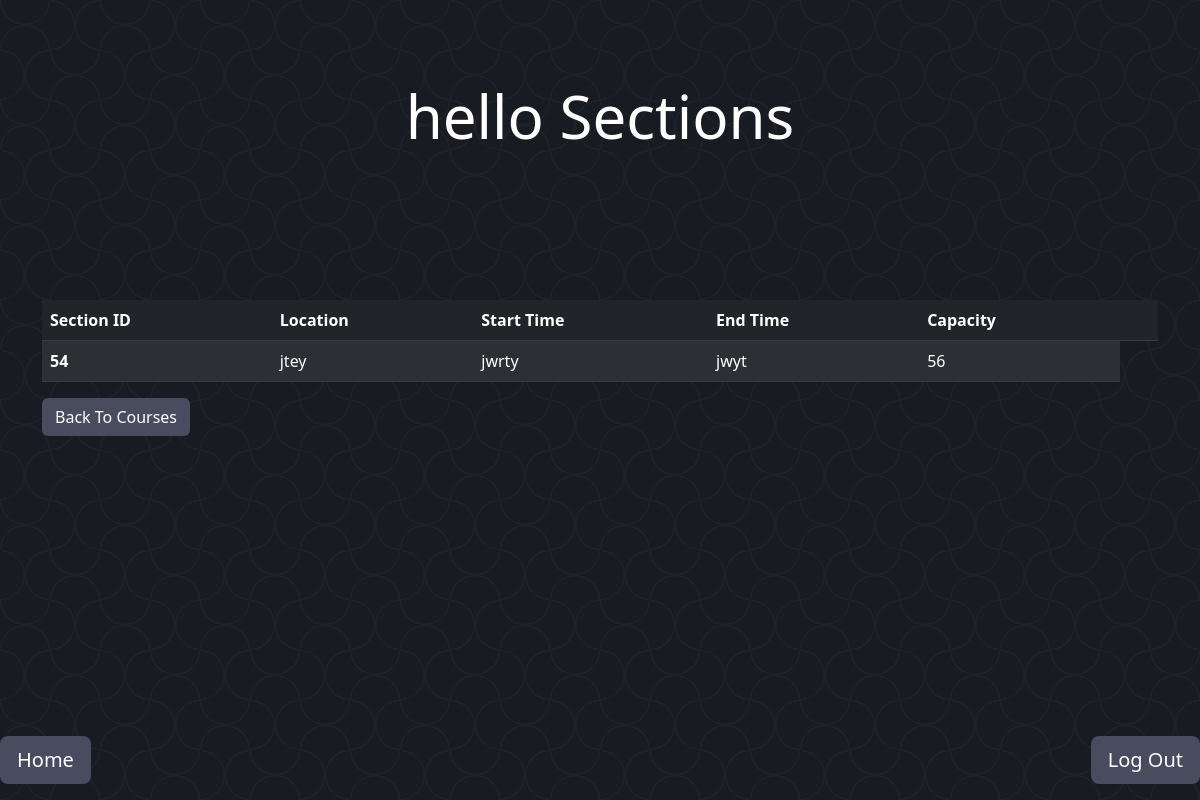
The page /sections/2145/ (signed in) on the database its author committed.
### Management/models.py (models this page shows, shortened)
class Course(models.Model):
    courseID = models.IntegerField(primary_key=True)
    courseName = models.CharField(max_length=40)
    courseDescription = models.CharField(max_length=140)
    courseDepartment = models.CharField(max_length=16)
    @staticmethod
    def getCourse(courseID):
        return get_object_or_404(Course, pk=courseID)

class Section(models.Model):
    sectionID = models.IntegerField(primary_key=True)
    location = models.CharField(max_length=8)
    startTime = models.CharField(max_length=7)
    endTime = models.CharField(max_length=7)
    capacity = models.IntegerField()
    TA = models.ForeignKey(User, on_delete=models.SET_NULL, null=True)
    courseID = models.ForeignKey(Course, on_delete=models.CASCADE)
    @staticmethod
    def getSectionsFromCourse(courseID):
        return Section.objects.filter(courseID=courseID)

### Management/views.py (the view)
# urls.py: path('sections/<int:course_id>/', sections.as_view(), name='sections'),
class sections(View):
    def get(self, request, course_id):
        if 'messageS' not in request.session:
            request.session['messageS'] = ""
        msg = request.session['messageS']
        request.session['messageS'] = ""
        course = Course.getCourse(course_id)
        sectionList = Section.getSectionsFromCourse(course_id)
        userRole = request.session['roleSession']
        context = {'course': course, 'sections': sectionList, 'roleTemplate': userRole, "message": msg}
        return render(request, 'main/Section/sections.html', context)

### templates/main/Section/sections.html (shortened to what this page needs)
{% extends 'basePages.html' %}
{% block header %}
    {{ course.courseName }} Sections
{% endblock header %}
{% block content %}
    <div class="container">
        <table class="table table-dark table-striped" style="color: white">
            <thead>
                <th scope="col">Section ID</th>
                <th scope="col">Location</th>
                <th scope="col">Start Time</th>
                <th scope="col">End Time</th>
                <th scope="col">Capacity</th>
                <th scope="col"></th>
            </thead>
            <tbody>
                {% for section in sections %}
                    <tr>
                        <th scope="row">{{ section.sectionID }}</th>
                        <td>{{ section.location }}</td>
                        <td>{{ section.startTime }}</td>
                        <td>{{ section.endTime }}</td>
                        <td>{{ section.capacity }}</td>
                    </tr>
                {% endfor %}
            </tbody>
        </table>
    </div>
    <div class="container">
        <a class="btn" href="{% url 'courses' %}" role="button" style="color: white; background-color: #494b5f">Back To Courses</a>
    </div>
{% endblock content %}

### static/css/style.css (style rules this page uses)
body { background-color: #282934; color: white !important; --s: 50px; --c: #191b22; --_s: calc(2*var(--s)) calc(2*var(--s)); --_g: 35.36% 35.36% at; --_c: #0000 66%,#20222a 68% 70%,#0000 72%; background: radial-gradient(var(--_g) 100% 25%,var(--_c)) var(--s) var(--s)/var(--_s), radial-gradient(var(--_g) 0 75%,var(--_c)) var(--s) var(--s)/var(--_s), radial-gradient(var(--_g) 100% 25%,var(--_c)) 0 0/var(--_s), radial-gradient(var(--_g) 0 75%,var(--_c)) 0 0/var(--_s), repeating-conic-gradient(var(--c) 0 25%,#0000 0 50%) 0 0/var(--_s), radial-gradient(var(--_c)) 0 calc(var(--s)/2)/var(--s) var(--s) var(--c); background-attachment: fixed; }

### rows shown on the page
Course: courseName "hello"
Section: sectionID "54", location "jtey", startTime "jwrty", endTime "jwyt", capacity "56"
